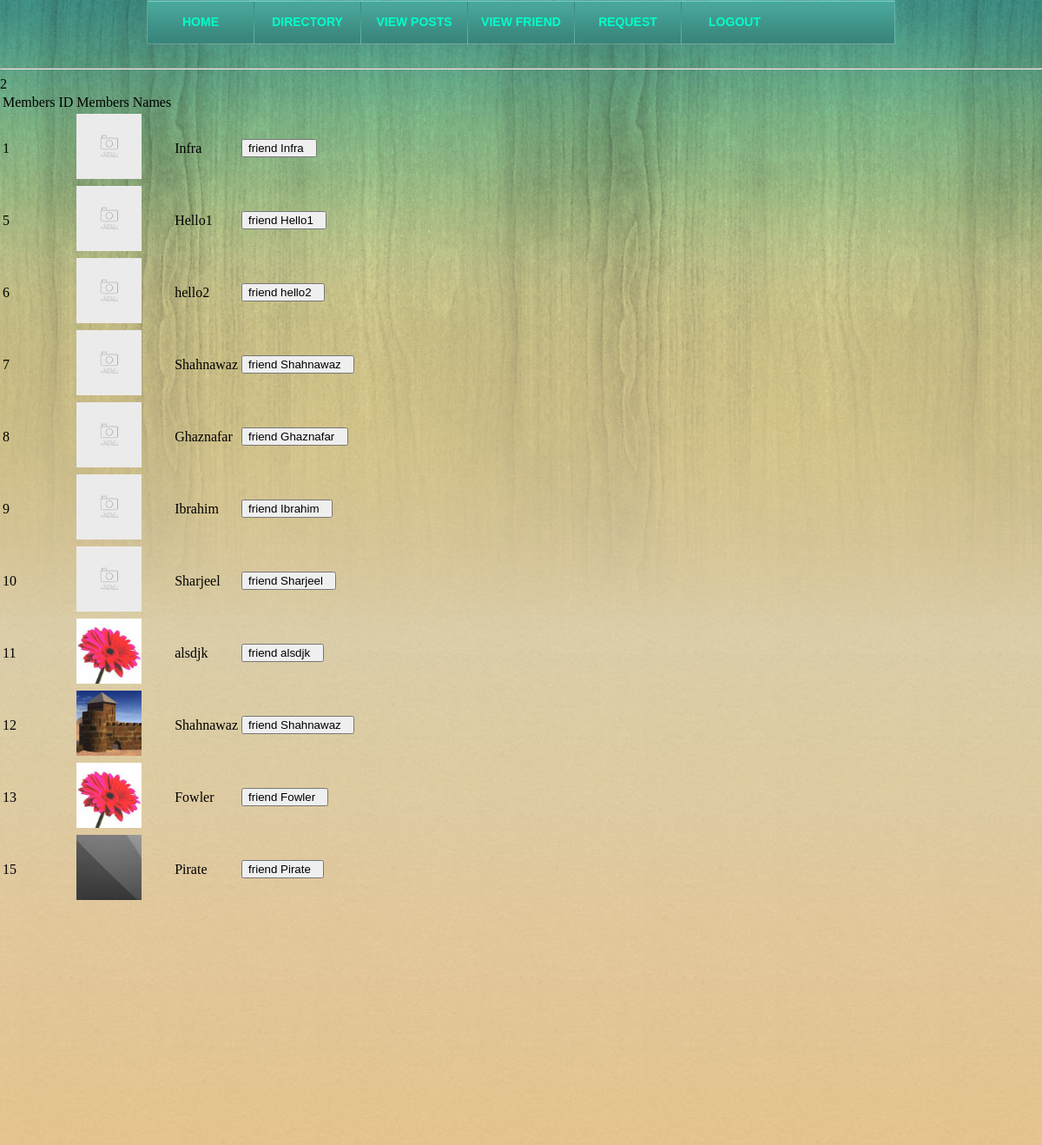
/mDir.php (signed in), run on the app's committed database.
### tables this page shows
CREATE TABLE IF NOT EXISTS `user_table` (
  `user_id` int(11) NOT NULL AUTO_INCREMENT,
  `name` varchar(100) NOT NULL,
  `email` varchar(100) NOT NULL,
  `password` varchar(50) NOT NULL,
  `DOB` date NOT NULL,
  `gender` varchar(10) NOT NULL,
  `user_type` varchar(10) NOT NULL,
  `image` varchar(100) NOT NULL,
  PRIMARY KEY (`user_id`,`email`),
  UNIQUE KEY `user_id` (`user_id`)
);

### mDir.php (the view, shortened to what this page needs)
<!doctype html>
<html>
<head>
<link rel="stylesheet" type="text/css" href="include/style.css">
</head>
<body>
<main>
<table>
	<tr>
    	<td>Members ID</td>
        <td>Members Names</td>
    </tr>
<?php
include 'header.php';
?>
<?php
		echo $a = @$_SESSION['user_id'];
	$query1 = "select * from user_table where user_id!='$a'";
	$run = mysql_query($query1);
	while($row = mysql_fetch_array($run))
	{
		$id = $row['user_id'];
		$name = $row['name'];
		$image = $row['image'];
		if($image=="" || $image == NULL)
		{
				$image = "img/images.jpg";
		}
?>
    <tr>
    <form method="post" action="test.php">
    	<td><?php echo $id; ?></td>
        <td><img src="<?php echo $image; ?>" width="75" height="75" title="<?php echo $name; ?>"></td>
        <td><?php echo $name; ?></td>
        <td>
            <input type="submit" name="submit" value="friend <?php echo $name;?>  "/> </td>
    </form>
    </tr>
    <?php }?>
</table>
</main>
</body>
</html>

### include/style.css (style rules this page uses)
main { background:url(bg-pattern.jpg) repeat-x center top; min-height: 1318px; }
body { margin:0px; background:url(bg-body.jpg) repeat left bottom; }

### header.php (style rules this page uses)
body { margin:0; }
img { border:0; }

### data on the page
user_table: user "1", name "Infra", submit "friend Infra"
user_table: user "5", name "Hello1", submit "friend Hello1"
user_table: user "6", name "hello2", submit "friend hello2"
user_table: user "7", name "Shahnawaz", submit "friend Shahnawaz"
user_table: user "8", name "Ghaznafar", submit "friend Ghaznafar"
user_table: user "9", name "Ibrahim", submit "friend Ibrahim"
user_table: user "10", name "Sharjeel", submit "friend Sharjeel"
user_table: user "11", image (picture), name "alsdjk", submit "friend alsdjk"
user_table: user "12", image (picture), name "Shahnawaz", submit "friend Shahnawaz"
user_table: user "13", image (picture), name "Fowler", submit "friend Fowler"
user_table: user "15", image (picture), name "Pirate", submit "friend Pirate"
